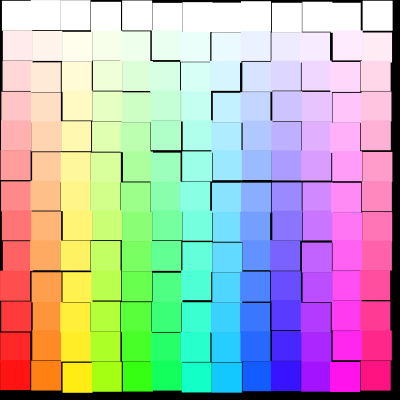
Frame 1 (no input)
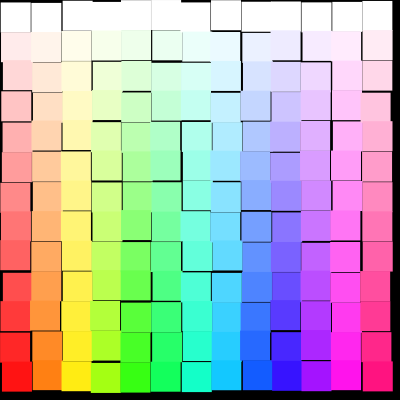
Frame 60 (the mouse pressed at the canvas centre just before this capture)
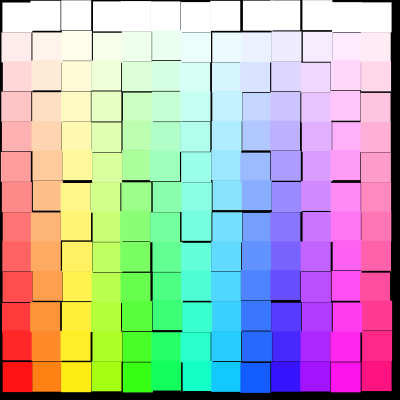
Frame 120 (the mouse held since frame 60 and released just before this capture)

The Processing sketch that drew these frames (run headless with seeded random() and noise(); from frame 60 on, the mouse is pressed at the canvas centre):

// Processing sketch: processing_130330
// ── processing_130330.pde

/* Tomas de Camino Beck
prueba de colores agregando aleatoridad
taller de programacin MDI veritas
*/


//size of the square for the color palette
int rectSize = 30;
void setup(){
  size(400,400);
  fill(255);
  //define la paletta de colores HSB y los m'aximos
  colorMode(HSB,width/rectSize,height/rectSize,255);

}

void draw(){
  background(0);
  smooth();
  for(int i = 0; i < width/rectSize ; i++){
   for(int j = 0; j < height/rectSize; j++){
     noStroke();
     fill(i,j,255);
     //dibuja cuadrados del tamano definido
     //agrega variabilidad a la posicion del cuadrado
     rect(i*rectSize+random(3),j*rectSize+random(3),rectSize,rectSize);
   }
  }
}
